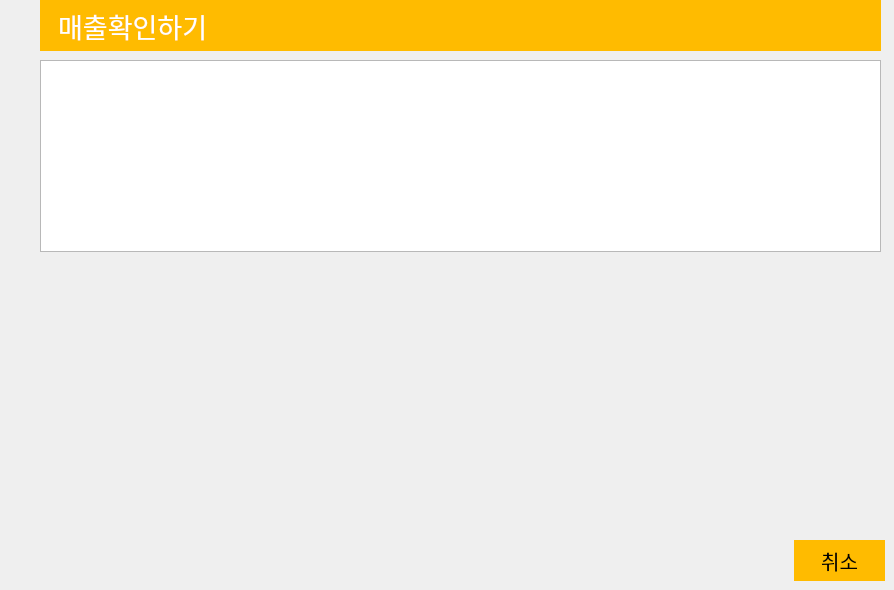
   <widget class="QWidget" name="page_7">
    <widget class="QLabel" name="label_37">
     <property name="geometry">
      <rect>
       <x>40</x>
       <y>0</y>
       <width>841</width>
       <height>51</height>
      </rect>
     </property>
     <property name="font">
      <font>
       <family>경기천년바탕 Bold</family>
       <pointsize>20</pointsize>
      </font>
     </property>
     <property name="styleSheet">
      <string notr="true">background-color:rgb(255,187,0);
color:white;
</string>
     </property>
     <property name="text">
      <string>   매출확인하기</string>
     </property>
    </widget>
    <widget class="QWidget" name="verticalLayoutWidget">
     <property name="geometry">
      <rect>
       <x>40</x>
       <y>270</y>
       <width>841</width>
       <height>261</height>
      </rect>
     </property>
     <layout class="QVBoxLayout" name="verticalLayout"/>
    </widget>
    <widget class="QPushButton" name="salesback_button">
     <property name="geometry">
      <rect>
       <x>794</x>
       <y>540</y>
       <width>91</width>
       <height>41</height>
      </rect>
     </property>
     <property name="font">
      <font>
       <family>경기천년바탕 Bold</family>
       <pointsize>15</pointsize>
      </font>
     </property>
     <property name="styleSheet">
      <string notr="true">background-color:rgb(255,187,0);
border-style: solid;
</string>
     </property>
     <property name="text">
      <string>취소</string>
     </property>
    </widget>
    <widget class="QTableWidget" name="tableWidget">
     <property name="geometry">
      <rect>
       <x>40</x>
       <y>60</y>
       <width>841</width>
       <height>192</height>
      </rect>
     </property>
    </widget>
   </widget>
